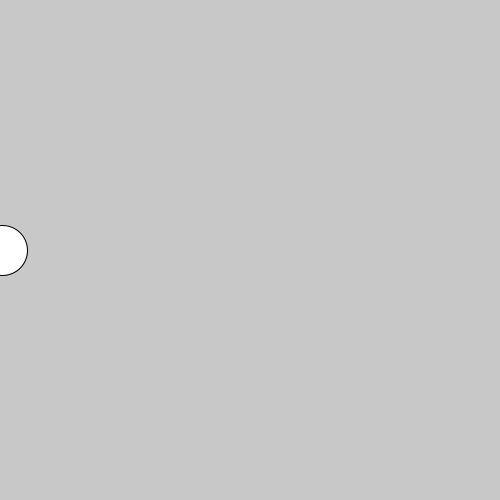
Frame 1 (no input)
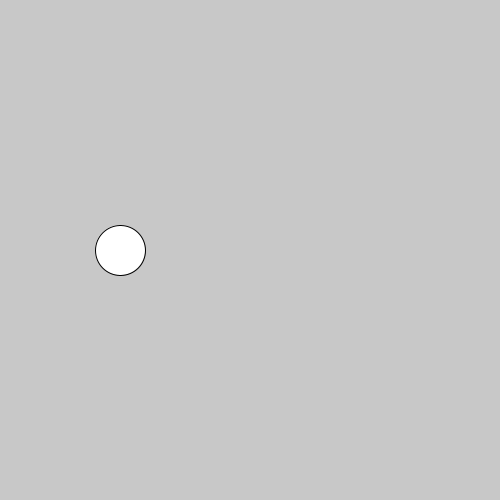
Frame 60 (the mouse pressed at the canvas centre just before this capture)
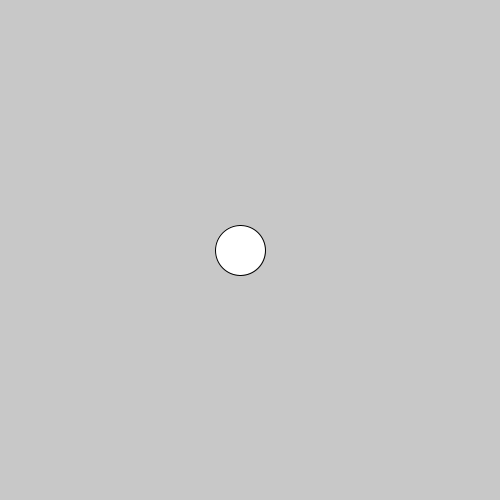
Frame 120 (the mouse held since frame 60 and released just before this capture)

The Processing sketch that drew these frames (run headless with seeded random() and noise(); from frame 60 on, the mouse is pressed at the canvas centre):

// Processing sketch: 15_mod
// ── 15_mod.pde
// Use the mod operator (%) to loop a frameCount-based animation. The mod operator creates animation
// loops with that suddenly jump back to the beginning.

// 0 % 5 = 0
// 1 % 5 = 1
// 2 % 5 = 2
// 3 % 5 = 3
// 4 % 5 = 4
// 5 % 5 = 0
// 6 % 5 = 1
// 7 % 5 = 2

void setup() {
  size(500, 500);
}

void draw() {
  background(200);

  // we can increase or decrease the speed variable to control how fast the circle moves
  float speed = 2;
  int circleSize = 50;

  stroke(0);
  fill(255);
  // the mod operator will loop back to 0 when (frameCount * speed) > width
  ellipse((frameCount * speed) % width, height / 2, circleSize, circleSize);
}
